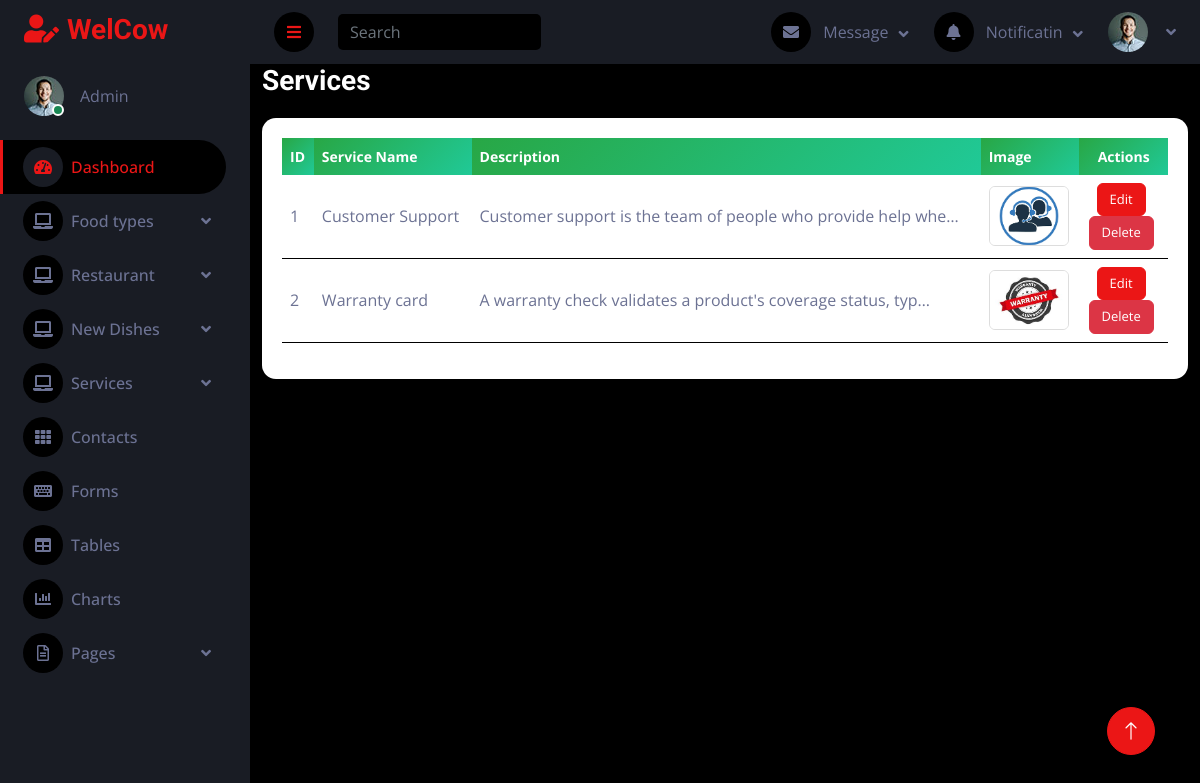
/mainapp/view_service/, run on an earlier commit of the app's database.
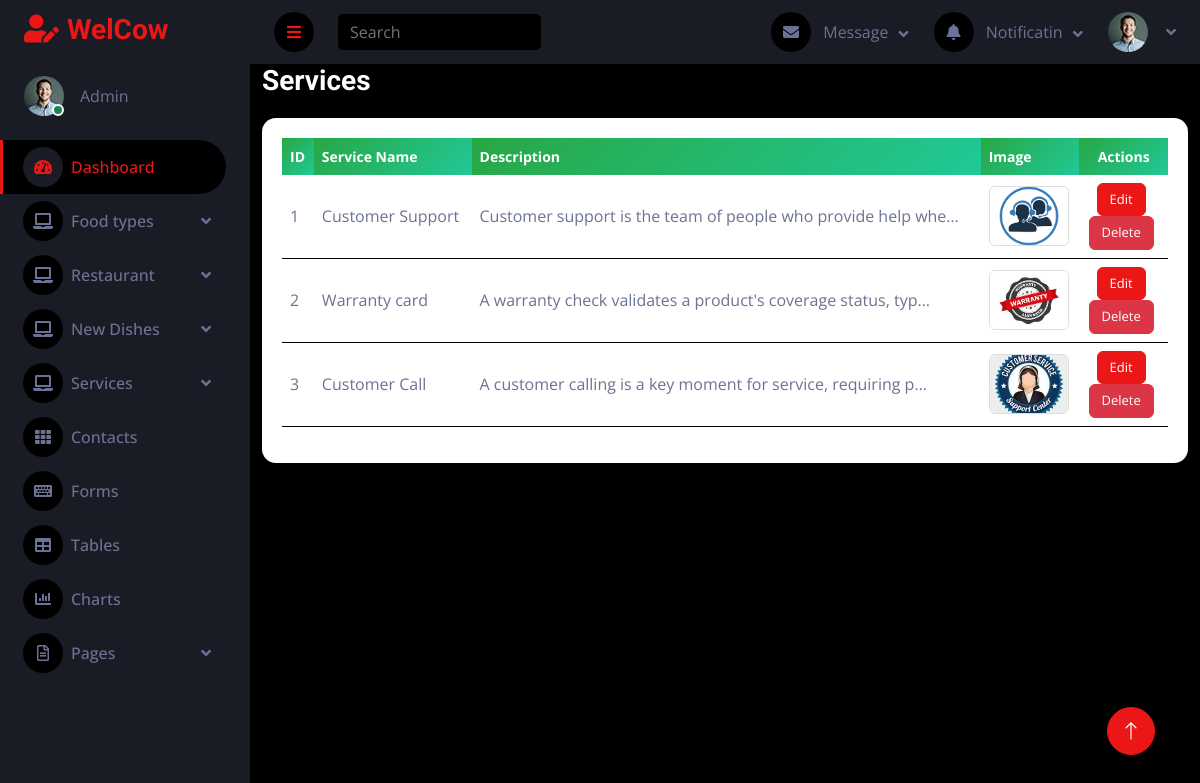
And on a later commit of the database.
### mainapp/models.py (models this page shows, shortened)
class serviceDb(models.Model):
    ServiceName=models.CharField(max_length=100)
    Description=models.TextField()
    ServiceImage=models.ImageField(upload_to="services")

### mainapp/views.py (the view)
# urls.py: path('view_service/',views.view_service,name='view_service'),
def view_service(request):
    services=serviceDb.objects.all()
    return render(request,'view_service.html',{'services':services})

### mainapp/templates/view_service.html (shortened to what this page needs)
{% extends "dashboard.html" %}
{% block content %}
<div class="container-fluid">
    <div class="d-flex justify-content-between align-items-center mb-3">
        <h3 class="mb-0">Services</h3>
    </div>
    <div class="table-card">
        <div class="table-responsive">
            <table class="table align-middle">
                <thead>
                    <tr>
                        <th>ID</th>
                        <th>Service Name</th>
                        <th>Description</th>
                        <th>Image</th>
                        <th class="text-center">Actions</th>
                    </tr>
                </thead>
                <tbody>
                    {% for service in services %}
                    <tr>
                        <td>{{ forloop.counter }}</td>
                        <td>{{ service.ServiceName }}</td>
                        <td>{{ service.Description|truncatechars:60 }}</td>
                        <td>
                            {% if service.ServiceImage %}
                                <img src="{{ service.ServiceImage.url }}"
                                     class="service-img"
                                     alt="{{ service.ServiceName }}">
                            {% else %}
                                <span class="text-muted">No Image</span>
                            {% endif %}
                        </td>
                        <td class="text-center">
                            <a href="{% url 'edit_service_page' service_id=service.id %}"
                               class="btn btn-primary btn-action">
                               Edit
                            </a>
<br>
                            <a href="{% url 'delete_service' service_id=service.id %}"
                               class="btn btn-danger btn-action"
                               onclick="return confirm('Are you sure you want to delete this service?');">
                               Delete
                            </a>
                        </td>
                    </tr>
                    {% empty %}
                    <tr>
                        <td colspan="5" class="text-center text-muted">
                            No services available
                        </td>
                    </tr>
                    {% endfor %}
                </tbody>
            </table>
        </div>
    </div>
</div>
{% endblock %}

What changed in the data, as far as the page shows it:
added serviceDb: ServiceName "Customer Call", Description "A customer calling is a key moment for service, requiring p…", ServiceImage (picture)
